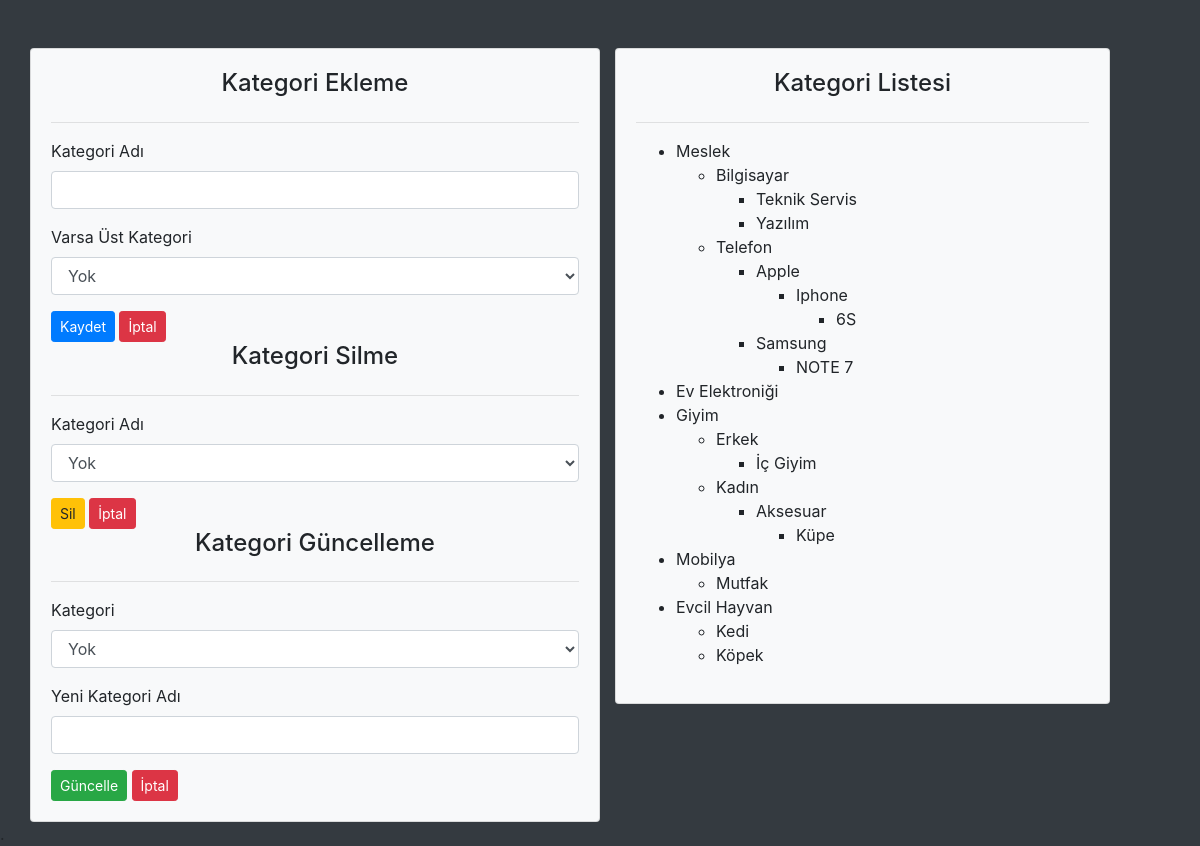
The page / on the database its author committed.
### tables this page shows
CREATE TABLE `category` (
  `id` int(11) NOT NULL,
  `title` varchar(255) DEFAULT NULL,
  `parent_id` int(11) NOT NULL DEFAULT '0'
);

### index.php (the view, shortened to what this page needs)
<!DOCTYPE html>
<html lang="tr">
<head>
    <link rel="stylesheet" href="https://stackpath.bootstrapcdn.com/bootstrap/4.3.1/css/bootstrap.min.css">
    <link rel="stylesheet" href="assets/css/custom.css">
</head>
<body class="bg-dark">
    <?php
        require_once "lib/db.php";
        require_once "lib/functions.php";
        $category_list= $db->query("SELECT * from category", PDO::FETCH_OBJ)->fetchAll();
    ?>
    <div class="container">
        <div class="row p-4"></div>
        <div class="row">
            <div class="col-md-6 card card-body bg-light">
                <h4 class="text-center">Kategori Ekleme</h4>
                <hr>
                <form action="lib/category_db.php" method="post">
                    <div class="form-group">
                        <label>Kategori Adı</label>
                        <input type="text" class="form-control" name="title">
                    </div>
                    <div class="form-group">
                        <label>Varsa Üst Kategori</label>
                        <select name="parent_id" class="form-control">
                            <option selected value="0">Yok</option>
                        </select>
                    </div>
                    <button type="submit" name="ekle" class="btn btn-primary btn-sm">Kaydet</button>
                    <button type="reset" class="btn btn-danger btn-sm">İptal</button>
                </form>
                <h4 class="text-center">Kategori Silme</h4>
                <hr>
                <form action="lib/category_db.php" method="post">
                    <div class="form-group">
                        <label>Kategori Adı</label>
                        <select name="parent_id" class="form-control">
                            <option selected value="0">Yok</option>
                        </select>
                    </div>
                    <button type="submit" name="sil" class="btn btn-warning btn-sm">Sil</button>
                    <button type="reset" class="btn btn-danger btn-sm">İptal</button>
                </form>
                <h4 class="text-center">Kategori Güncelleme</h4>
                <hr>
                <form action="lib/category_db.php" method="post">
                <div class="form-group">
                        <label>Kategori</label>
                        <select name="old_title" class="form-control">
                            <option selected value="0">Yok</option>
                        </select>
                    </div>
                    <div class="form-group">
                        <label>Yeni Kategori Adı</label>
                        <input type="text" class="form-control" name="new_title">
                    </div>
                    <button type="submit" name="guncelle" class="btn btn-success btn-sm">Güncelle</button>
                    <button type="reset" class="btn btn-danger btn-sm">İptal</button>
                </form>
            </div>
            <div class="col-md-6">
                <div class="col-md-11 card card-body bg-light">
                    <h4 class="text-center">Kategori Listesi</h4>
                    <hr>
                    <?php drawElements(buildTree($category_list)); ?>
                </div>
            </div>
        </div>
    </div>
    .
</body>
</html>

### lib/functions.php
<?php
function buildTree($elements, $parentId=0){
    $branch= array();
    foreach ($elements as $element) {
        if($element->parent_id == $parentId){
            $children= buildTree($elements, $element->id);
            if ($children) {
                $element->children= $children;
            }
            else {
                $element->children=array();
            }
            $branch[]=$element;
        }
    }
    return $branch;
}
function drawElements($items){
    echo "<ul>";
    foreach ($items as $item) {
       echo "<li>{$item->title}</li>";
       if (sizeof($item->children)>0) {
         drawElements($item->children);
       }
    }
    echo "</ul>";
}
?>

### rows shown on the page
category: title "Meslek"
category: title "Bilgisayar"
category: title "Teknik Servis"
category: title "Yazılım"
category: title "Telefon"
category: title "Apple"
category: title "Iphone"
category: title "6S"
category: title "Samsung"
category: title "NOTE 7"
category: title "Ev Elektroniği"
category: title "Giyim"
category: title "Erkek"
category: title "İç Giyim"
category: title "Kadın"
category: title "Aksesuar"
category: title "Küpe"
category: title "Mobilya"
category: title "Mutfak"
category: title "Evcil Hayvan"
category: title "Kedi"
category: title "Köpek"
